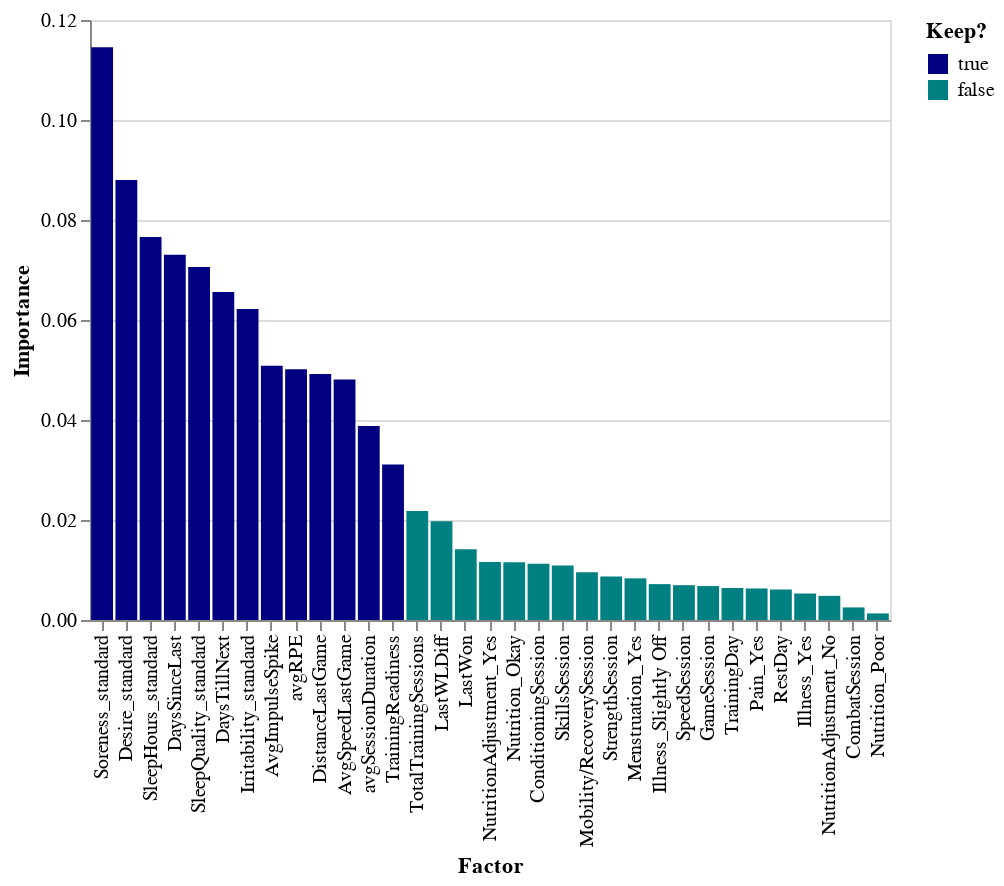

Here is the notebook cell this chart was saved with:
### Code cell
importances = pd.DataFrame({'importance': model.feature_importances_, 'feature':X.columns})

importances['color'] = importances['importance']>0.03
import altair as alt
alt.Chart(importances).mark_bar().encode(
    alt.X('feature', axis = alt.Axis(title='Factor'), 
          sort = alt.EncodingSortField(field='importance',op='sum',order='descending')
    ),
    alt.Y('importance', axis = alt.Axis(title = "Importance")),
    alt.Color('color', title='Keep?', scale = alt.Scale(domain=[True,False], range=['navy','teal']))
)

### Figure 1 — Vega-Lite specification as saved in the notebook (floating-point values rounded to 4 significant figures)
{"$schema": "https://vega.github.io/schema/vega-lite/v3.4.0.json", "config": {"mark": {"tooltip": null}, "view": {"height": 300, "width": 400}}, "data": {"name": "data-2a67936ad5b43bfd8057c690829c7ffd"}, "datasets": {"data-2a67936ad5b43bfd8057c690829c7ffd": [{"color": true, "feature": "AvgImpulseSpike", "importance": 0.05086}, {"color": true, "feature": "DaysSinceLast", "importance": 0.07304}, {"color": true, "feature": "DaysTillNext", "importance": 0.0656}, {"color": true, "feature": "DistanceLastGame", "importance": 0.04918}, {"color": true, "feature": "AvgSpeedLastGame", "importance": 0.04811}, {"color": true, "feature": "TrainingReadiness", "importance": 0.03111}, {"color": true, "feature": "Soreness_standard", "importance": 0.1145}, {"color": true, "feature": "Desire_standard", "importance": 0.08801}, {"color": true, "feature": "Irritability_standard", "importance": 0.0622}, {"color": true, "feature": "SleepHours_standard", "importance": 0.07658}, {"color": true, "feature": "SleepQuality_standard", "importance": 0.07059}, {"color": false, "feature": "LastWLDiff", "importance": 0.01975}, {"color": false, "feature": "LastWon", "importance": 0.01415}, {"color": true, "feature": "avgRPE", "importance": 0.05017}, {"color": true, "feature": "avgSessionDuration", "importance": 0.03882}, {"color": false, "feature": "TotalTrainingSessions", "importance": 0.02179}, {"color": false, "feature": "ConditioningSession", "importance": 0.01123}, {"color": false, "feature": "GameSession", "importance": 0.00679}, {"color": false, "feature": "Mobility/RecoverySession", "importance": 0.009554}, {"color": false, "feature": "SkillsSession", "importance": 0.01089}, {"color": false, "feature": "SpeedSession", "importance": 0.006958}, {"color": false, "feature": "StrengthSession", "importance": 0.008686}, {"color": false, "feature": "CombatSession", "importance": 0.002514}, {"color": false, "feature": "TrainingDay", "importance": 0.006403}, {"color": false, "feature": "RestDay", "importance": 0.006099}, {"color": false, "feature": "Pain_Yes", "importance": 0.006306}, {"color": false, "feature": "Illness_Slightly Off", "importance": 0.007176}, {"color": false, "feature": "Illness_Yes", "importance": 0.005294}, {"color": false, "feature": "Menstruation_Yes", "importance": 0.008331}, {"color": false, "feature": "Nutrition_Okay", "importance": 0.01154}, {"color": false, "feature": "Nutrition_Poor", "importance": 0.001316}, {"color": false, "feature": "NutritionAdjustment_No", "importance": 0.004828}, {"color": false, "feature": "NutritionAdjustment_Yes", "importance": 0.01159}]}, "encoding": {"color": {"field": "color", "scale": {"domain": [true, false], "range": ["navy", "teal"]}, "title": "Keep?", "type": "nominal"}, "x": {"axis": {"title": "Factor"}, "field": "feature", "sort": {"field": "importance", "op": "sum", "order": "descending"}, "type": "nominal"}, "y": {"axis": {"title": "Importance"}, "field": "importance", "type": "quantitative"}}, "mark": "bar"}
